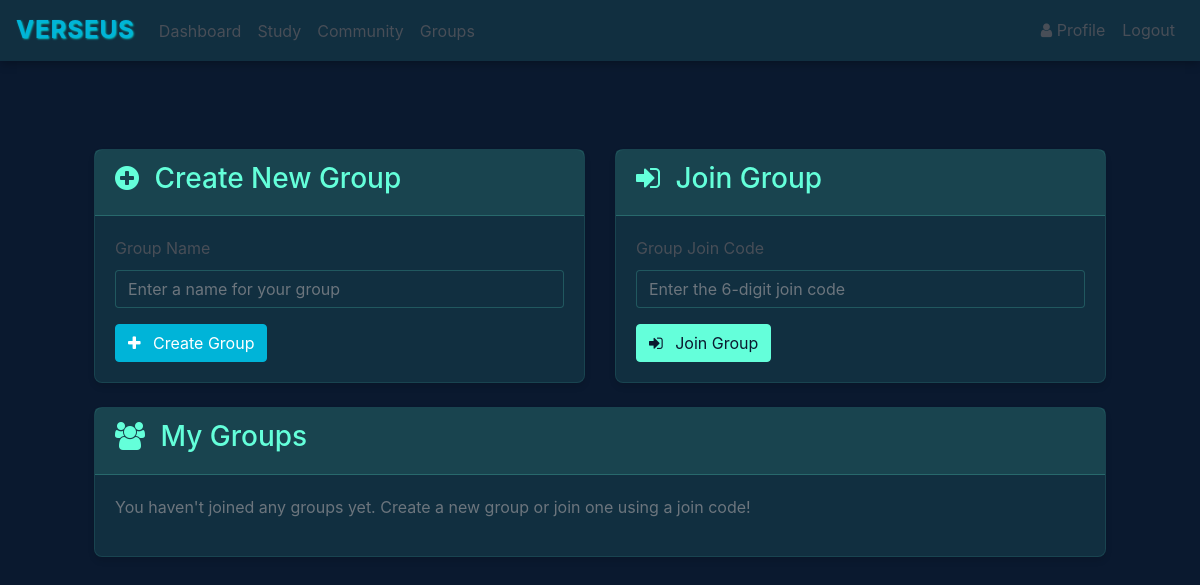
The page /groups (signed in) on the database as committed earlier.
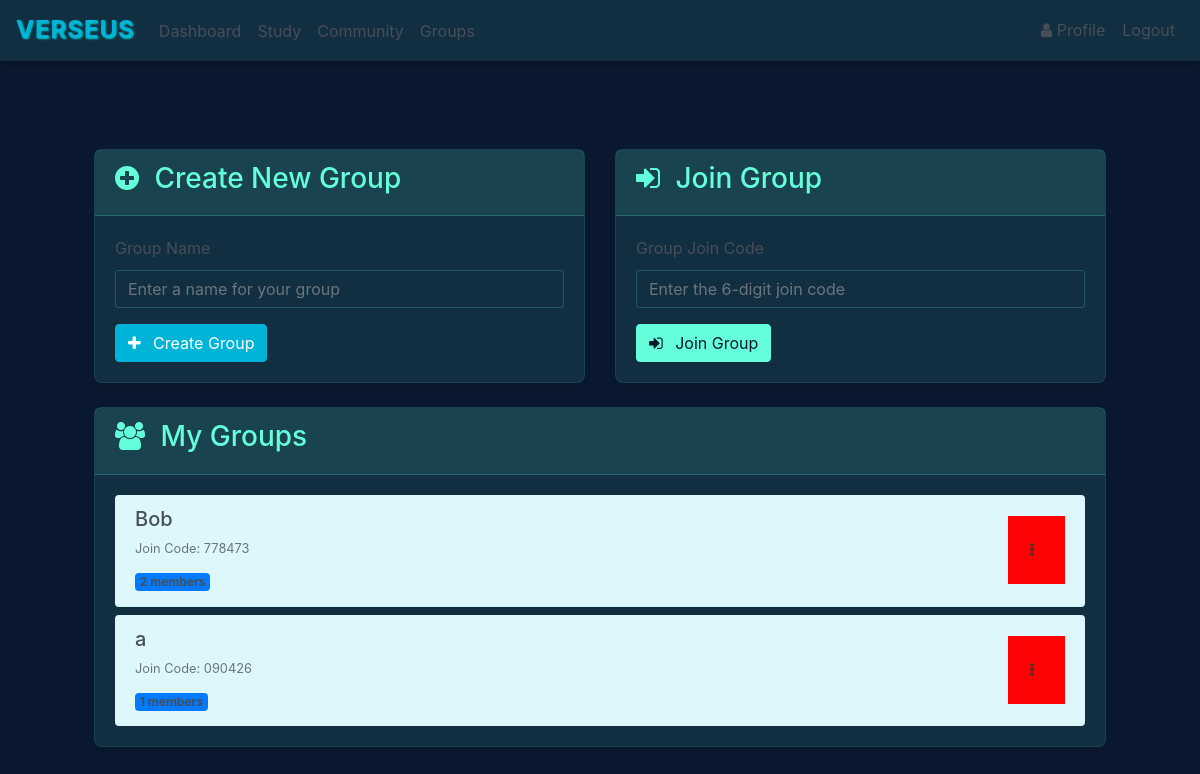
The same page on the database as committed later.
### website/models.py (models this page shows)
class Group(db.Model):
    id = db.Column(db.Integer, primary_key=True)
    name = db.Column(db.String(150), nullable=False)
    join_passcode = db.Column(db.String(50), nullable=False)
    members = db.relationship('User', secondary='user_groups_association', back_populates='groups')

### website/views.py (the view, shortened to what this page needs)
@views.route('/groups', methods=['GET', 'POST'])
@login_required
def groups():
    return render_template("groups.html", user=current_user)

### website/templates/groups.html (shortened to what this page needs)
{% extends "base.html" %}
{% block content %}
<div class="container mt-4">
    <div class="row">
        <div class="col-md-6 mb-4">
            <div class="card">
                <div class="card-header">
                    <h3><i class="fa fa-plus-circle"></i> Create New Group</h3>
                </div>
                <div class="card-body">
                    <form method="POST" action="{{ url_for('views.groups') }}">
                        <div class="mb-3">
                            <label for="group_name" class="form-label">Group Name</label>
                            <input type="text" class="form-control" id="group_name" name="group_name" required
                                placeholder="Enter a name for your group">
                        </div>
                        <div class="d-grid gap-2">
                            <button type="submit" class="btn btn-primary">
                                <i class="fa fa-plus"></i> Create Group
                            </button>
                        </div>
                    </form>
                </div>
            </div>
        </div>
        <div class="col-md-6 mb-4">
            <div class="card">
                <div class="card-header">
                    <h3><i class="fa fa-sign-in"></i> Join Group</h3>
                </div>
                <div class="card-body">
                    <form method="POST" action="{{ url_for('views.join_group') }}">
                        <div class="mb-3">
                            <label for="join_code" class="form-label">Group Join Code</label>
                            <input type="text" class="form-control" id="join_code" name="join_code" required
                                placeholder="Enter the 6-digit join code">
                        </div>
                        <div class="d-grid gap-2">
                            <button type="submit" class="btn btn-success">
                                <i class="fa fa-sign-in"></i> Join Group
                            </button>
                        </div>
                    </form>
                </div>
            </div>
        </div>
        <div class="col-md-12 mb-4">
            <div class="card">
                <div class="card-header">
                    <h3><i class="fa fa-users"></i> My Groups</h3>
                </div>
                <div class="card-body">
                    {% if user.groups %}
                    <div class="list-group list-group-flush">
                        {% for group in user.groups %}
                        <div class="list-group-item">
                            <div class="d-flex justify-content-between align-items-center">
                                <div>
                                    <h5 class="mb-1">{{ group.name }}</h5>
                                    <small class="text-muted">Join Code: {{ group.join_passcode }}</small>
                                    <div class="mt-2">
                                        <span class="badge bg-primary">{{ group.members|length }} members</span>
                                    </div>
                                </div>
                                <div>
                                    <div class="dropdown" id="dropdown">
                                        <button class="btn btn-link text-dark" onclick="toggleDropdown()" type="button"
                                            id="groupDropdown{{ group.id }}" data-bs-toggle="dropdown"
                                            aria-expanded="false">
                                            <i class="fa fa-ellipsis-v"></i>
                                        </button>
                                    </div>
                                </div>
                            </div>
                        </div>
                        {% endfor %}
                    </div>
                    {% else %}
                    <p class="text-muted">You haven't joined any groups yet. Create a new group or join one using a join
                        code!</p>
                    {% endif %}
                </div>
            </div>
        </div>
    </div>
</div>
{% endblock %}

### website/templates/base.html (shortened to what this page needs)
<!DOCTYPE html>
<html>
<head>
    <link rel="stylesheet" href="https://stackpath.bootstrapcdn.com/bootstrap/4.4.1/css/bootstrap.min.css"
 />
    <link rel="stylesheet" href="https://stackpath.bootstrapcdn.com/font-awesome/4.7.0/css/font-awesome.min.css"
 />
    <link rel="stylesheet" href="{{ url_for('static', filename='styles.css') }}" />
</head>
<body>
    <nav class="navbar navbar-expand-lg" style="align-items: center;">
        <a href=" /" class="text-logo">Verseus</a>
        <div class="collapse navbar-collapse d-flex" id="navbar">
            <div class="navbar-nav d-flex w-100" style="align-items: center;">
                <div class="d-flex mr-auto" style="padding-top: 0.2rem;">
                    {% if user.is_authenticated %}
                    <a class="nav-item nav-link" id="home" href="/home">Dashboard</a>
                    <a class="nav-item nav-link" id="verseus" href="/verses">Study</a>
                    <a class="nav-item nav-link" id="community" href="/community">Community</a>
                    <a class="nav-item nav-link" id="groups" href="/groups">Groups</a>
                    {% else %}
                    <a class="nav-item nav-link" id="login" href="/login">Login</a>
                    <a class="nav-item nav-link" id="signUp" href="/sign-up">Sign Up</a>
                    {% endif %}
                </div>
                {% if user.is_authenticated %}
                <a class="nav-item nav-link" id="profile" href="/profile/{{ user.first_name }}">
                    <i class="fa fa-user"></i> Profile
                </a>
                <button class="btn btn-link nav-item nav-link" id="logout"
                    onclick="window.location.href='/logout'">Logout</button>
                {% endif %}
            </div>
        </div>
    </nav>
    <div class="container">{% block content %} {% endblock %}</div>
</body>
</html>

### website/static/styles.css (style rules this page uses)
:root { --primary-dark: #0a192f; --secondary-dark: #112f40; --accent-green: #64ffda; --accent-blue: #00b4d8; --text-primary: #484e57; --text-light: #ffffff; --text-secondary: #8892b0; --danger: #ff6b6b; --success: #4caf50; --cream: #ddf7fd; }
body { background-color: var(--primary-dark); color: var(--text-primary); font-family: 'Inter', -apple-system, BlinkMacSystemFont, 'Segoe UI', Roboto, Oxygen, Ubuntu, Cantarell, sans-serif; line-height: 1.6; margin: 0; padding: 0; min-height: 100vh; }
.navbar { background-color: var(--secondary-dark) !important; box-shadow: 0 2px 10px rgba(0, 0, 0, 0.3); }
.text-logo { color: var(--accent-blue); padding-right: 1rem; font-size: 24px; font-weight: bold; letter-spacing: 1px; text-transform: uppercase; text-shadow: 1px 1px 2px rgba(0, 227, 231, 0.866); }
.navbar-brand, .nav-link { color: var(--text-primary) !important; transition: color 0.3s ease; }
.card { background-color: var(--secondary-dark); border: 1px solid rgba(100, 255, 218, 0.1); border-radius: 8px; box-shadow: 0 4px 6px rgba(0, 0, 0, 0.1); transition: transform 0.3s ease, box-shadow 0.3s ease; }
.card-header { background-color: rgba(100, 255, 218, 0.1); border-bottom: 1px solid rgba(100, 255, 218, 0.2); color: var(--accent-green); }
.form-control { background-color: var(--secondary-dark); border: 1px solid rgba(100, 255, 218, 0.2); color: var(--text-primary); transition: border-color 0.3s ease; }
.btn { border-radius: 4px; transition: all 0.3s ease; }
.btn-primary { background-color: var(--accent-blue); border-color: var(--accent-blue); }
.btn-success { background-color: var(--accent-green); border-color: var(--accent-green); color: var(--primary-dark); }
a { color: var(--accent-blue); text-decoration: none; transition: color 0.3s ease; }
.container { padding: 2rem; }
.list-group-item { background-color: var(--cream); border-color: rgba(100, 255, 218, 0.1); margin-bottom: 0.5rem; border-radius: 4px !important; }
.list-group-item:last-child { margin-bottom: 0; }
.card-header h3 i { margin-right: 0.5rem; color: var(--accent-green); }
.btn i { margin-right: 0.5rem; }
.dropdown { background-color: #fe0303; display: inline-block; color: #ffffff; border: none; cursor: pointer; padding: 15px 10px; }

Rows that differ between the two databases and show on the page:
added Group: name "Bob", join_passcode "778473", members|length "2"
added Group: name "a", join_passcode "090426", members|length "1"
Other text that changed with them:
text no longer shown: "You haven't joined any groups yet. Create a new group or join one using a join code!"
